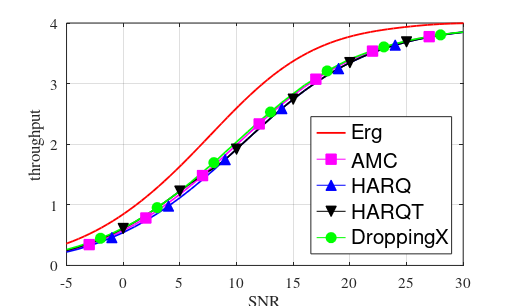

This figure's MATLAB source:
clc;
clear;
%clf;

figure(1)

load Er_MI_16QAM.mat
colour_peach = [251 111 66] ./ 255;
colour_darkblue = [1 17 181] ./ 255;

plot(SNR,Er_MI_16QAM_fading,'r','linewidth',1.3)

hold on 
plot(10,10,'-sm','markerfacecolor','m','MarkerSize',7.5)
plot(10,10,'-^b','markerfacecolor','b','MarkerSize',7.5)
plot(10,10,'-vk','markerfacecolor','k','MarkerSize',7.5)
plot(10,10,'-og','markerfacecolor','g','MarkerSize',7.5)

hold on


load LHARQ_AMC_policy_16QAM_Perfect_Decoding_continuous_R_dop_0.05_rho_0.95_V_leger.mat

plot(SNRdB,throughput_harq(1,:),'-m','linewidth',1.2)
amrk1=throughput_harq(1,(3:5:end-2));

plot(SNRdB,throughput_harq(4,:),'-b','linewidth',1.2)
amrk2=throughput_harq(4,(5:5:end-2));

load LHARQ_translated_AMC_policy_16QAM_Perfect_Decoding_continuous_R_dop_0.05rho_0.95_V_leger.mat
plot(SNRdB,throughput_harq(4,:),'-k','linewidth',1.2)
amrk3=throughput_harq(4,(6:5:end-2));

load HARQ_Dropping_translated_AMC_policy_16QAM_K_4_Perfect_Decoding_continuous_R_dop_0.05_rho_0.95_V_LHARQ_Correct.mat
plot(SNRdB,throughput_lharq,'-g','linewidth',1.2)
amrk4=throughput_lharq((4:5:end-2));


plot(SNRdB(3:5:end-2),amrk1,'sm','markerfacecolor','m','MarkerSize',7.5)

plot(SNRdB(5:5:end-2),amrk2,'^b','markerfacecolor','b','MarkerSize',7.5)

plot(SNRdB(6:5:end-2),amrk3,'vk','markerfacecolor','k','MarkerSize',7.5)

plot(SNRdB(4:5:end-2),amrk4,'og','markerfacecolor','g','MarkerSize',7.5)



xlabel('SNR')
ylabel('throughput')

grid

legend('Erg','AMC','HARQ','HARQT','DroppingX','Location','SouthEast')
axis([-5 30 0 4])

set(gca,'fontsize',11)
ll=legend;
set(ll,'FontSize',15);
%set(gcf,'PaperPositionMode','manual');

set(gcf,'PaperUnits','centimeters');
lar=512;
lon=2*lar/(1.1+sqrt(5));
set(gcf,'Position',[384 874 lar lon]);
set(gcf,'PaperPosition',[1.19 16 1.19 16]);
set(gca,'fontName','Times')
set(gcf,'PaperPositionMode','auto');




name_figure = 'Agressive_dropping_HARQ';
print('-depsc','-r300',name_figure)
